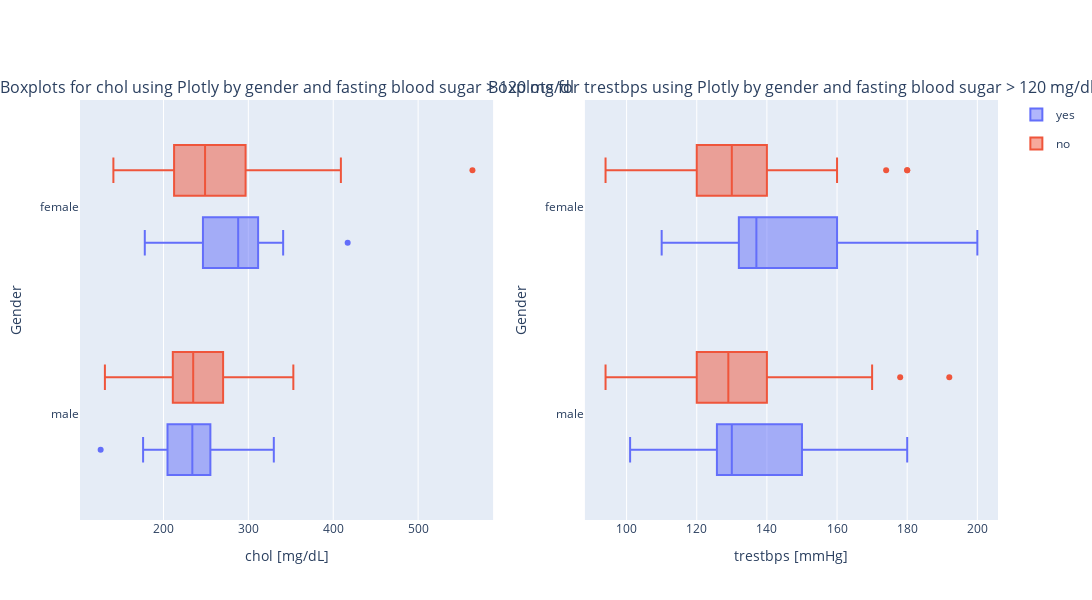

Here is the notebook cell this chart was saved with:
### Code cell
columns=["chol", "trestbps"]
units = ["[mg/dL]", "[mmHg]"]

fig = "# your solution"(
    "# your solution", # set sublots position
    subplot_titles=[f"Boxplots for {c} using Plotly by gender and fasting blood sugar > 120 mg/dl" for c in columns]
)

for "# your solution", "# your solution" in "# your solution": # Iterate over the columns and units using zip and enumerate
    for subplot in px."# your solution": # create a boxplot using plotly express method
        fig."# your solution" # set position
        fig."# your solution"# name x label
        fig."# your solution" #name y label

fig.update_layout(
    boxmode="group", 
    "# your solution" # set figure size
).update_traces(
    showlegend=False, 
    "# your solution", # set direction
    selector=lambda t: "trestbps" not in t.hovertemplate)

### Figure 1 — Plotly figure (JSON) as saved in the notebook; plotly's stock layout.template omitted (floating-point values rounded to 4 significant figures; data arrays with more than 128 entries replaced by an {"elided": "..."} marker saying what was removed)
{"data": [{"alignmentgroup": "True", "hovertemplate": "fbs=yes<br>chol=%{x}<br>sex=%{y}<extra></extra>", "legendgroup": "yes", "marker": {"color": "#636efa"}, "name": "yes", "notched": false, "offsetgroup": "yes", "orientation": "h", "showlegend": false, "type": "box", "x": [233, 203, 256, 199, 283, 230, 243, 212, 417, 197, 304, 254, 274, 265, 249, 341, 211, 330, 256, 282, 288, 245, 205, 289, 298, 197, 255, 288, 233, 246, 240, 247, 294, 234, 126, 228, 283, 178, 208, 319, 204, 218, 225, 176, 193], "x0": " ", "xaxis": "x", "y": ["male", "male", "male", "male", "female", "male", "male", "male", "female", "male", "female", "male", "male", "female", "male", "female", "male", "male", "male", "male", "female", "male", "male", "male", "male", "male", "male", "female", "male", "male", "male", "male", "female", "male", "male", "female", "male", "female", "male", "female", "male", "male", "female", "male", "male"], "y0": " ", "yaxis": "y"}, {"alignmentgroup": "True", "hovertemplate": "fbs=no<br>chol=%{x}<br>sex=%{y}<extra></extra>", "legendgroup": "no", "marker": {"color": "#EF553B"}, "name": "no", "notched": false, "offsetgroup": "no", "orientation": "h", "showlegend": false, "type": "box", "x": {"elided": "258 int values"}, "x0": " ", "xaxis": "x", "y": {"elided": "258 str values"}, "y0": " ", "yaxis": "y"}, {"alignmentgroup": "True", "hovertemplate": "fbs=yes<br>trestbps=%{x}<br>sex=%{y}<extra></extra>", "legendgroup": "yes", "marker": {"color": "#636efa"}, "name": "yes", "notched": false, "offsetgroup": "yes", "orientation": "h", "showlegend": true, "type": "box", "x": [145, 140, 130, 172, 150, 117, 150, 150, 140, 130, 135, 125, 180, 110, 125, 132, 140, 130, 130, 138, 200, 125, 128, 165, 152, 101, 124, 132, 108, 130, 120, 132, 138, 160, 150, 178, 130, 120, 128, 136, 128, 126, 170, 164, 144], "x0": " ", "xaxis": "x2", "y": ["male", "male", "male", "male", "female", "male", "male", "male", "female", "male", "female", "male", "male", "female", "male", "female", "male", "male", "male", "male", "female", "male", "male", "male", "male", "male", "male", "female", "male", "male", "male", "male", "female", "male", "male", "female", "male", "female", "male", "female", "male", "male", "female", "male", "male"], "y0": " ", "yaxis": "y2"}, {"alignmentgroup": "True", "hovertemplate": "fbs=no<br>trestbps=%{x}<br>sex=%{y}<extra></extra>", "legendgroup": "no", "marker": {"color": "#EF553B"}, "name": "no", "notched": false, "offsetgroup": "no", "orientation": "h", "showlegend": true, "type": "box", "x": {"elided": "258 int values"}, "x0": " ", "xaxis": "x2", "y": {"elided": "258 str values"}, "y0": " ", "yaxis": "y2"}], "layout": {"annotations": [{"font": {"size": 16}, "showarrow": false, "text": "Boxplots for chol using Plotly by gender and fasting blood sugar > 120 mg/dl", "x": 0.225, "xanchor": "center", "xref": "paper", "y": 1, "yanchor": "bottom", "yref": "paper"}, {"font": {"size": 16}, "showarrow": false, "text": "Boxplots for trestbps using Plotly by gender and fasting blood sugar > 120 mg/dl", "x": 0.775, "xanchor": "center", "xref": "paper", "y": 1, "yanchor": "bottom", "yref": "paper"}], "boxmode": "group", "height": 600, "width": 2000, "xaxis": {"anchor": "y", "domain": [0, 0.45], "title": {"text": "chol [mg/dL]"}}, "xaxis2": {"anchor": "y2", "domain": [0.55, 1], "title": {"text": "trestbps [mmHg]"}}, "yaxis": {"anchor": "x", "domain": [0, 1], "title": {"text": "Gender"}}, "yaxis2": {"anchor": "x2", "domain": [0, 1], "title": {"text": "Gender"}}}}
